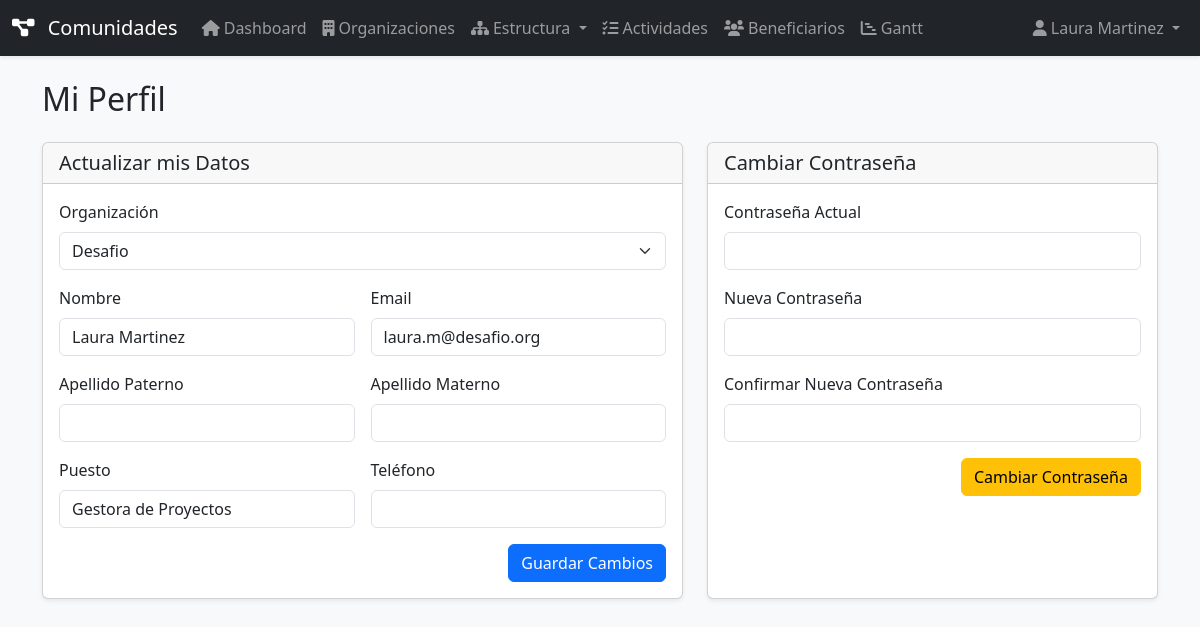
The page /usuarios/perfil.php (signed in) on the database its author committed.
### tables this page shows
CREATE TABLE usuarios (
    id INT AUTO_INCREMENT PRIMARY KEY,
    organizacion_id INT NULL,
    nombre VARCHAR(100) NOT NULL,
    email VARCHAR(100) NOT NULL UNIQUE,
    password VARCHAR(255) NOT NULL,
    apellido_paterno VARCHAR(100),
    apellido_materno VARCHAR(100),
    puesto VARCHAR(150),
    telefono VARCHAR(20),
    foto_perfil VARCHAR(255),
    activo BOOLEAN DEFAULT true,
    created_at TIMESTAMP DEFAULT CURRENT_TIMESTAMP,
    updated_at TIMESTAMP DEFAULT CURRENT_TIMESTAMP ON UPDATE CURRENT_TIMESTAMP,
    FOREIGN KEY (organizacion_id) REFERENCES organizaciones(id) ON DELETE SET NULL
);

CREATE TABLE organizaciones (
    id INT AUTO_INCREMENT PRIMARY KEY,
    nombre VARCHAR(255) NOT NULL UNIQUE,  
    created_at TIMESTAMP DEFAULT CURRENT_TIMESTAMP,
    updated_at TIMESTAMP DEFAULT CURRENT_TIMESTAMP ON UPDATE CURRENT_TIMESTAMP
);

### usuarios/perfil.php (the view, shortened to what this page needs)
<?php
require_once '../includes/config.php';
$user_id = $_SESSION['user_id'];
try {
    $stmt_user = $pdo->prepare("SELECT * FROM usuarios WHERE id = ?");
    $stmt_user->execute([$user_id]);
    $usuario = $stmt_user->fetch();
    $organizaciones = $pdo->query("SELECT id, nombre FROM organizaciones ORDER BY nombre")->fetchAll();
} catch (PDOException $e) {
    die("Error al obtener los datos: " . $e->getMessage());
}
include '../includes/header.php';
?>
<h1 class="h2 mb-4">Mi Perfil</h1>
<div class="row">
    <div class="col-lg-7 mb-4">
        <div class="card shadow-sm h-100">
            <div class="card-header"><h3 class="h5 mb-0">Actualizar mis Datos</h3></div>
            <div class="card-body">
                <form action="update_perfil.php" method="POST">
                    <div class="row g-3">
                        <div class="col-12">
                            <label for="organizacion_id" class="form-label">Organización</label>
                            <select class="form-select" id="organizacion_id" name="organizacion_id">
                                <?php foreach($organizaciones as $org): ?>
                                    <option value="<?= $org['id'] ?>" <?= ($org['id'] == $usuario['organizacion_id']) ? 'selected' : '' ?>>
                                        <?= htmlspecialchars($org['nombre']) ?>
                                    </option>
                                <?php endforeach; ?>
                            </select>
                        </div>
                        <div class="col-md-6">
                            <label for="nombre" class="form-label">Nombre</label>
                            <input type="text" class="form-control" id="nombre" name="nombre" value="<?= htmlspecialchars($usuario['nombre']) ?>" required>
                        </div>
                        <div class="col-md-6">
                            <label for="email" class="form-label">Email</label>
                            <input type="email" class="form-control" id="email" name="email" value="<?= htmlspecialchars($usuario['email']) ?>" required>
                        </div>
                        <div class="col-md-6">
                            <label for="apellido_paterno" class="form-label">Apellido Paterno</label>
                            <input type="text" class="form-control" id="apellido_paterno" name="apellido_paterno" value="<?= htmlspecialchars($usuario['apellido_paterno'] ?? '') ?>">
                        </div>
                        <div class="col-md-6">
                            <label for="apellido_materno" class="form-label">Apellido Materno</label>
                            <input type="text" class="form-control" id="apellido_materno" name="apellido_materno" value="<?= htmlspecialchars($usuario['apellido_materno'] ?? '') ?>">
                        </div>
                         <div class="col-md-6">
                            <label for="puesto" class="form-label">Puesto</label>
                            <input type="text" class="form-control" id="puesto" name="puesto" value="<?= htmlspecialchars($usuario['puesto'] ?? '') ?>">
                        </div>
                        <div class="col-md-6">
                            <label for="telefono" class="form-label">Teléfono</label>
                            <input type="tel" class="form-control" id="telefono" name="telefono" value="<?= htmlspecialchars($usuario['telefono'] ?? '') ?>">
                        </div>
                    </div>
                    <div class="text-end mt-3">
                        <button type="submit" class="btn btn-primary">Guardar Cambios</button>
                    </div>
                </form>
            </div>
        </div>
    </div>
    <div class="col-lg-5 mb-4">
        <div class="card shadow-sm h-100">
             <div class="card-header"><h3 class="h5 mb-0">Cambiar Contraseña</h3></div>
             <div class="card-body d-flex flex-column">
                <form action="update_perfil.php" method="POST">
                    <div class="mb-3">
                        <label for="current_password" class="form-label">Contraseña Actual</label>
                        <input type="password" class="form-control" id="current_password" name="current_password" required>
                    </div>
                    <div class="mb-3">
                        <label for="new_password" class="form-label">Nueva Contraseña</label>
                        <input type="password" class="form-control" id="new_password" name="new_password" required>
                    </div>
                    <div class="mb-3">
                        <label for="confirm_new_password" class="form-label">Confirmar Nueva Contraseña</label>
                        <input type="password" class="form-control" id="confirm_new_password" name="confirm_new_password" required>
                    </div>
                    <div class="text-end mt-auto">
                        <button type="submit" class="btn btn-warning">Cambiar Contraseña</button>
                    </div>
                </form>
             </div>
        </div>
    </div>
</div>
<?php include '../includes/footer.php'; ?>

### rows shown on the page
usuarios: organizacion_id "Desafio", nombre "Laura Martinez", email "laura.m@desafio.org", puesto "Gestora de Proyectos"

### other values the page prints
$_SESSION['user_nombre'] "Laura Martinez"
